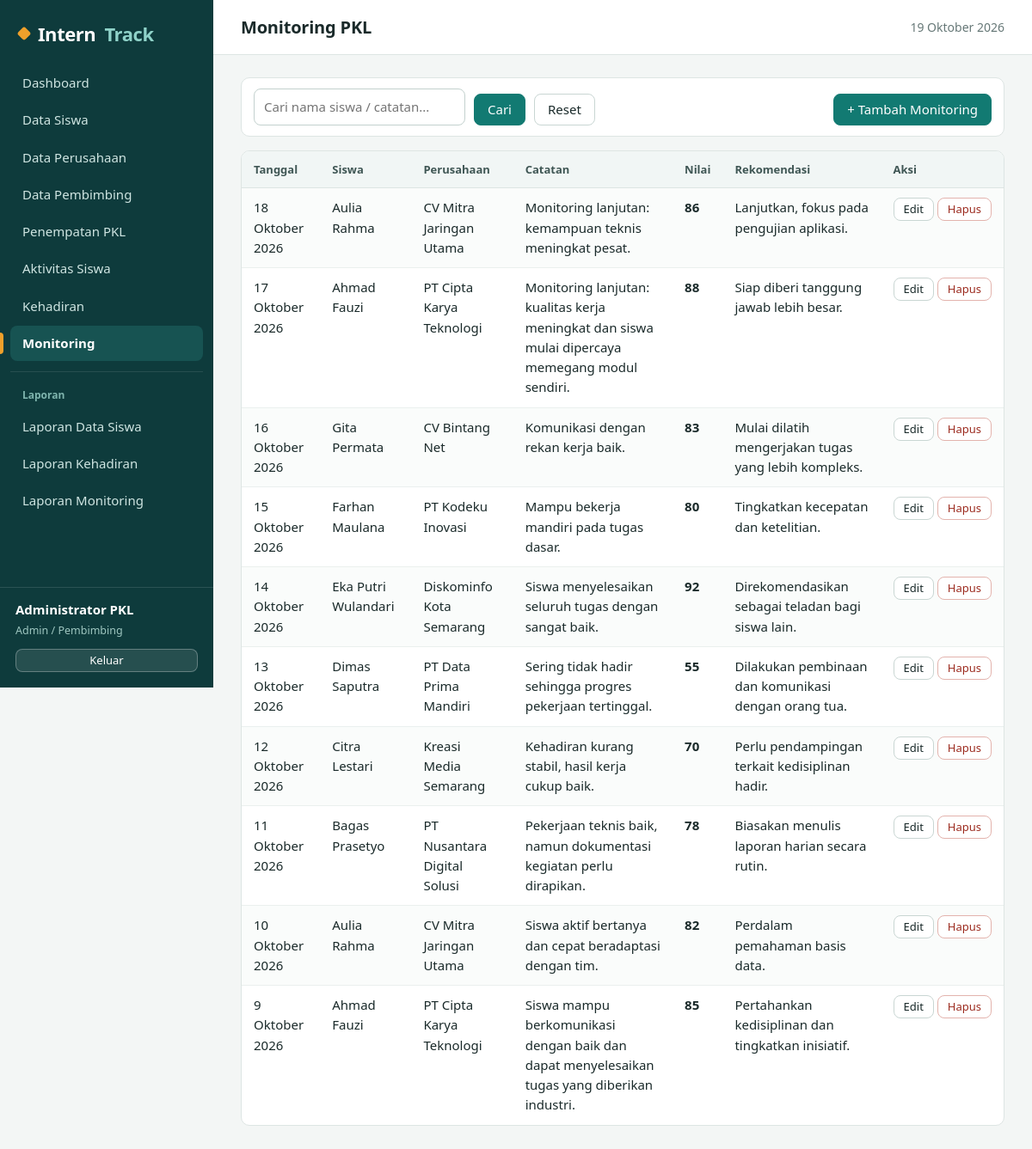
Page /admin/monitoring.php (signed in) on the committed database.
### tables this page shows
CREATE TABLE monitoring (
  id_monitoring INT AUTO_INCREMENT PRIMARY KEY,
  id_penempatan INT NOT NULL,
  id_pembimbing INT NULL,
  tanggal       DATE NOT NULL,
  catatan       TEXT NOT NULL,
  nilai         TINYINT UNSIGNED NOT NULL,
  rekomendasi   TEXT,
  CONSTRAINT chk_nilai CHECK (nilai BETWEEN 0 AND 100),
  CONSTRAINT fk_mon_pen FOREIGN KEY (id_penempatan) REFERENCES penempatan(id_penempatan) ON DELETE CASCADE,
  CONSTRAINT fk_mon_pbb FOREIGN KEY (id_pembimbing) REFERENCES pembimbing(id_pembimbing) ON DELETE SET NULL
);

CREATE TABLE siswa (
  id_siswa INT AUTO_INCREMENT PRIMARY KEY,
  id_user  INT NOT NULL UNIQUE,
  nis      VARCHAR(20)  NOT NULL UNIQUE,
  nama     VARCHAR(100) NOT NULL,
  kelas    VARCHAR(20),
  jurusan  VARCHAR(60),
  no_hp    VARCHAR(20),
  alamat   VARCHAR(255),
  CONSTRAINT fk_siswa_user FOREIGN KEY (id_user) REFERENCES users(id_user) ON DELETE CASCADE
);

CREATE TABLE perusahaan (
  id_perusahaan   INT AUTO_INCREMENT PRIMARY KEY,
  nama_perusahaan VARCHAR(120) NOT NULL,
  alamat          VARCHAR(255),
  bidang          VARCHAR(100),
  kontak          VARCHAR(30)
);

### config/app.php (called while the page is built, shortened)
<?php
function e($v): string { return htmlspecialchars((string)$v, ENT_QUOTES, 'UTF-8'); }
function url(string $p = ''): string { return BASE_URL . '/' . ltrim($p, '/'); }
function tgl_id(?string $d): string
{
    $bln = ['', 'Januari', 'Februari', 'Maret', 'April', 'Mei', 'Juni', 'Juli', 'Agustus', 'September', 'Oktober', 'November', 'Desember'];
    $t = strtotime($d);
    return date('j', $t) . ' ' . $bln[(int)date('n', $t)] . ' ' . date('Y', $t);
}

### admin/monitoring.php (the view, shortened to what this page needs)
<?php
require_once __DIR__ . '/../config/app.php';
$pdo  = db();
$aksi = $_GET['aksi'] ?? 'list';
$data = ['id_penempatan' => '', 'tanggal' => date('Y-m-d'), 'catatan' => '', 'nilai' => '', 'rekomendasi' => ''];
include __DIR__ . '/../includes/header.php';
if ($aksi === 'tambah' || $aksi === 'edit'):
    $listPen = $pdo->query(
        'SELECT p.id_penempatan, s.nama, pr.nama_perusahaan FROM penempatan p
         JOIN siswa s ON s.id_siswa = p.id_siswa JOIN perusahaan pr ON pr.id_perusahaan = p.id_perusahaan ORDER BY s.nama'
    )->fetchAll();
?>
<div class="card">
    <h3><?= $aksi === 'edit' ? 'Edit Monitoring' : 'Tambah Monitoring' ?></h3>
    <form method="post" data-validate novalidate>
        <?= csrf_field() ?>
        <div class="form-grid">
            <div class="fg"><label>Nama Siswa <b class="req">*</b></label>
                <select name="id_penempatan" required><?= opsi($listPen, 'id_penempatan', function ($r) { return $r['nama'] . ' — ' . $r['nama_perusahaan']; }, $data['id_penempatan'], '-- Pilih siswa --') ?></select></div>
            <?= field('Tanggal Monitoring', 'tanggal', $data['tanggal'], 'date', true) ?>
            <?= field('Nilai (0-100)', 'nilai', $data['nilai'], 'number', true, 'min="0" max="100"') ?>
        </div>
        <?= field('Catatan', 'catatan', $data['catatan'], 'textarea', true) ?>
        <?= field('Rekomendasi', 'rekomendasi', $data['rekomendasi'], 'textarea') ?>
        <button class="btn btn-primary" type="submit">Simpan</button>
        <a class="btn" href="<?= url('admin/monitoring.php') ?>">Batal</a>
    </form>
</div>
<?php else:
    $q = trim($_GET['q'] ?? '');
    $st = $pdo->prepare(
        'SELECT m.*, s.nama, s.nis, pr.nama_perusahaan FROM monitoring m
         JOIN penempatan p ON p.id_penempatan = m.id_penempatan
         JOIN siswa s ON s.id_siswa = p.id_siswa
         JOIN perusahaan pr ON pr.id_perusahaan = p.id_perusahaan
         WHERE s.nama LIKE ? OR s.nis LIKE ? OR m.catatan LIKE ?
         ORDER BY m.tanggal DESC, m.id_monitoring DESC'
    );
    $st->execute(["%$q%", "%$q%", "%$q%"]);
    $rows = $st->fetchAll();
?>
<form class="toolbar" method="get">
    <div class="fg"><input type="search" name="q" value="<?= e($q) ?>" placeholder="Cari nama siswa / catatan..."></div>
    <button class="btn btn-primary" type="submit">Cari</button>
    <a class="btn" href="<?= url('admin/monitoring.php') ?>">Reset</a>
    <a class="btn btn-primary toolbar-r" href="<?= url('admin/monitoring.php?aksi=tambah') ?>">+ Tambah Monitoring</a>
</form>
<div class="table-wrap"><table class="tbl">
    <tr><th>Tanggal</th><th>Siswa</th><th>Perusahaan</th><th>Catatan</th><th>Nilai</th><th>Rekomendasi</th><th>Aksi</th></tr>
    <?php foreach ($rows as $r): ?>
    <tr>
        <td><?= tgl_id($r['tanggal']) ?></td><td><?= e($r['nama']) ?></td><td><?= e($r['nama_perusahaan']) ?></td>
        <td><?= e($r['catatan']) ?></td><td><b><?= (int)$r['nilai'] ?></b></td><td><?= e($r['rekomendasi']) ?></td>
        <td class="act">
            <a class="btn btn-sm" href="<?= url('admin/monitoring.php?aksi=edit&id=' . $r['id_monitoring']) ?>">Edit</a>
            <form class="inline" method="post" action="<?= url('admin/monitoring.php?aksi=hapus&id=' . $r['id_monitoring']) ?>" data-confirm="Hapus data monitoring ini?">
                <?= csrf_field() ?><button class="btn btn-sm btn-danger" type="submit">Hapus</button>
            </form>
        </td>
    </tr>
    <?php endforeach; if (!$rows): ?><tr><td colspan="7" class="empty">Belum ada data monitoring.</td></tr><?php endif; ?>
</table></div>
<?php endif;
include __DIR__ . '/../includes/footer.php';

### assets/css/style.css (style rules this page uses)
:root { --ink:#0E3B3C; --ink-2:#175352; --teal:#127A72; --teal-d:#0C5D57; --teal-l:#E3F1EE; --amber:#EFA02B; --amber-l:#FDF1DC; --bg:#F3F6F5; --card:#fff; --line:#DDE5E3; --tx:#1A2A2A; --mut:#667877; --ok:#14633A; --ok-l:#E1F4E8; --info:#1D5A87; --info-l:#E0EEF8; --warn:#8A5A00; --warn-l:#FDF0D5; --bad:#9C2B1F; --bad-l:#FBE4E1; --muted-l:#ECEFEE; --r:10px; --font:"Segoe UI Variable Text","Segoe UI",system-ui,-apple-system,"Helvetica Neue",Arial,sans-serif; }
* { box-sizing:border-box }
html { -webkit-text-size-adjust:100% }
body { margin:0;font:15px/1.55 var(--font);color:var(--tx);background:var(--bg);display:flex;min-height:100vh }
a { color:var(--teal-d) }
.toolbar { display:flex;gap:10px;flex-wrap:wrap;align-items:flex-end;margin-bottom:16px;background:#fff;border:1px solid var(--line);border-radius:var(--r);padding:12px 14px }
.toolbar .fg { margin:0 }
.toolbar-r { margin-left:auto }
.btn { display:inline-flex;align-items:center;justify-content:center;gap:6px;border:1px solid #c9d6d3;background:#fff;color:var(--tx);padding:8px 15px;border-radius:8px;cursor:pointer;font:inherit;font-weight:500;text-decoration:none;line-height:1.3;transition:background .15s,border-color .15s }
.btn-primary { background:var(--teal);border-color:var(--teal);color:#fff }
.btn-danger { background:#fff;border-color:#e3b3ad;color:var(--bad) }
.btn-sm { padding:4px 11px;font-size:13px }
.inline { display:inline }
.fg { margin-bottom:15px }
input,select,textarea { width:100%;padding:9px 11px;border:1px solid #c3d1ce;border-radius:8px;font:inherit;background:#fff;color:var(--tx);transition:border-color .15s,box-shadow .15s }
.toolbar input,.toolbar select { width:auto;min-width:160px }
.table-wrap { overflow-x:auto;border:1px solid var(--line);border-radius:var(--r);background:#fff;margin-bottom:18px }
table.tbl { width:100%;border-collapse:collapse }
.tbl th,.tbl td { padding:11px 14px;border-bottom:1px solid #eaf0ee;text-align:left;vertical-align:top }
.tbl tr:last-child td { border-bottom:0 }
.tbl th { background:#f1f6f5;font-size:13px;font-weight:650;color:#3f5654;white-space:nowrap;border-bottom:1px solid var(--line);position:sticky;top:0 }
.tbl tbody tr:nth-child(even) td,.tbl tr:nth-child(even) td { background:#fafcfb }
.tbl .act { white-space:nowrap }

### rows in the picture
monitoring: tanggal "18 Oktober 2026", siswa.nama "Aulia Rahma", perusahaan.nama_perusahaan "CV Mitra Jaringan Utama", catatan "Monitoring lanjutan: kemampuan teknis meningkat pesat.", nilai "86", rekomendasi "Lanjutkan, fokus pada pengujian aplikasi."
monitoring: tanggal "17 Oktober 2026", siswa.nama "Ahmad Fauzi", perusahaan.nama_perusahaan "PT Cipta Karya Teknologi", catatan "Monitoring lanjutan: kualitas kerja meningkat dan siswa mulai dipercaya memegang modul sendiri.", nilai "88", rekomendasi "Siap diberi tanggung jawab lebih besar."
monitoring: tanggal "16 Oktober 2026", siswa.nama "Gita Permata", perusahaan.nama_perusahaan "CV Bintang Net", catatan "Komunikasi dengan rekan kerja baik.", nilai "83", rekomendasi "Mulai dilatih mengerjakan tugas yang lebih kompleks."
monitoring: tanggal "15 Oktober 2026", siswa.nama "Farhan Maulana", perusahaan.nama_perusahaan "PT Kodeku Inovasi", catatan "Mampu bekerja mandiri pada tugas dasar.", nilai "80", rekomendasi "Tingkatkan kecepatan dan ketelitian."
monitoring: tanggal "14 Oktober 2026", siswa.nama "Eka Putri Wulandari", perusahaan.nama_perusahaan "Diskominfo Kota Semarang", catatan "Siswa menyelesaikan seluruh tugas dengan sangat baik.", nilai "92", rekomendasi "Direkomendasikan sebagai teladan bagi siswa lain."
monitoring: tanggal "13 Oktober 2026", siswa.nama "Dimas Saputra", perusahaan.nama_perusahaan "PT Data Prima Mandiri", catatan "Sering tidak hadir sehingga progres pekerjaan tertinggal.", nilai "55", rekomendasi "Dilakukan pembinaan dan komunikasi dengan orang tua."
monitoring: tanggal "12 Oktober 2026", siswa.nama "Citra Lestari", perusahaan.nama_perusahaan "Kreasi Media Semarang", catatan "Kehadiran kurang stabil, hasil kerja cukup baik.", nilai "70", rekomendasi "Perlu pendampingan terkait kedisiplinan hadir."
monitoring: tanggal "11 Oktober 2026", siswa.nama "Bagas Prasetyo", perusahaan.nama_perusahaan "PT Nusantara Digital Solusi", catatan "Pekerjaan teknis baik, namun dokumentasi kegiatan perlu dirapikan.", nilai "78", rekomendasi "Biasakan menulis laporan harian secara rutin."
monitoring: tanggal "10 Oktober 2026", siswa.nama "Aulia Rahma", perusahaan.nama_perusahaan "CV Mitra Jaringan Utama", catatan "Siswa aktif bertanya dan cepat beradaptasi dengan tim.", nilai "82", rekomendasi "Perdalam pemahaman basis data."
monitoring: tanggal "9 Oktober 2026", siswa.nama "Ahmad Fauzi", perusahaan.nama_perusahaan "PT Cipta Karya Teknologi", catatan "Siswa mampu berkomunikasi dengan baik dan dapat menyelesaikan tugas yang diberikan industri.", nilai "85", rekomendasi "Pertahankan kedisiplinan dan tingkatkan inisiatif."

### other values in the picture
$m[0] "Dashboard"
$m[0] "Data Siswa"
$m[0] "Data Perusahaan"
$m[0] "Data Pembimbing"
$m[0] "Penempatan PKL"
$m[0] "Aktivitas Siswa"
$m[0] "Kehadiran"
$m[0] "Monitoring"
$m[0] "Laporan"
$m[0] "Laporan Data Siswa"
$m[0] "Laporan Kehadiran"
$m[0] "Laporan Monitoring"
$u['nama'] "Administrator PKL"
$judul "Monitoring PKL"
